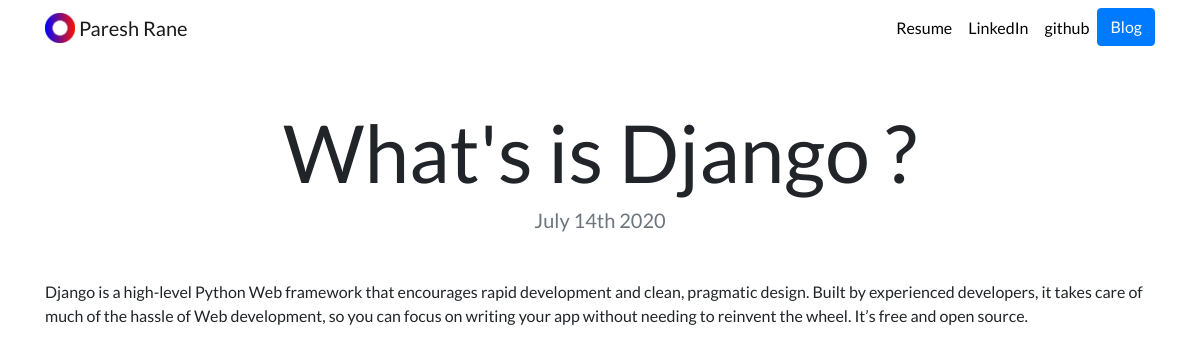
The app's page /blog/2/ with its own data.
### blog/models.py (models this page shows, shortened)
class Blog(models.Model):
    title = models.CharField(max_length=200)
    description = models.TextField()
    date = models.DateField()

### blog/views.py (the view)
# urls.py: path('<int:blog_id>/',views.detail,name='detail'),
def detail(request,blog_id):
    blog = get_object_or_404(Blog,pk=blog_id)
    return render(request,'blog/detail.html',{'blog':blog})

### blog/templates/blog/detail.html
{% extends "portfolio/base.html" %}
{% load static %}
{% block content %}
<h1 class="text-center mt-5" id="blogdetailtitle">{{ blog.title }}</h1>
<h5 class="text-center text-muted mb-5">{{ blog.date|date:'F jS Y' }}</h5>
{{ blog.description|safe }}
{% endblock %}

### portfolio/static/portfolio/custom.css (style rules this page uses)
body { font-family: 'Lato', sans-serif; }
@media (min-width: 992px) { #blogdetailtitle { font-size: 5rem; } }

### records on screen
Blog: title "What's is Django ?", date "July 14th 2020", description "Django is a high-level Python Web framework that encourages rapid development and clean, pragmatic design. Built by experienced developers, it takes care of much of the hassle of Web development, so you can focus on writing your app without needing to reinvent the wheel. It’s free and open source."
